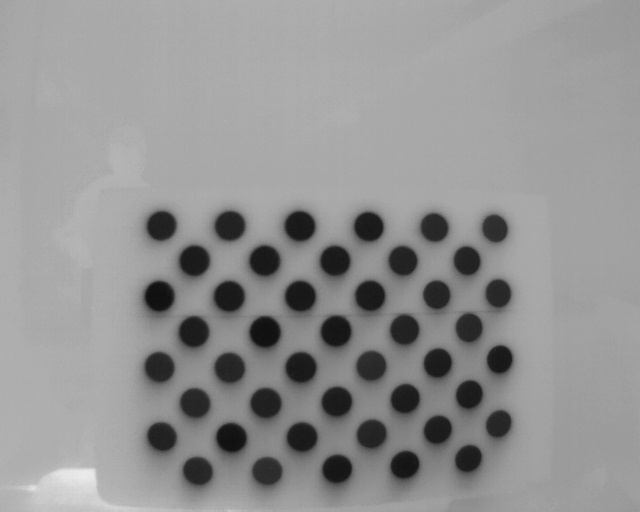
#> input picture thermal_circle/20180524_163729.jpg, 640 x 512 px; its folder holds only this picture in this run
$ python circle_calib.py
#> lines starting #> are read from the running program, lines starting #| are printed output that depends on the picture; long printed decimals are rounded
# Standard imports
import numpy as np
import cv2
import glob


# termination criteria
criteria = (cv2.TERM_CRITERIA_EPS + cv2.TERM_CRITERIA_MAX_ITER, 30, 0.001)

########################################Blob Detector##############################################
# Setup SimpleBlobDetector parameters.
blobParams = cv2.SimpleBlobDetector_Params()

# Change thresholds
blobParams.minThreshold = 8
blobParams.maxThreshold = 255

# Filter by Area.
blobParams.filterByArea = True
blobParams.minArea = 64     # minArea may be adjusted to suit for your experiment
blobParams.maxArea = 2500   # maxArea may be adjusted to suit for your experiment

# Filter by Circularity
blobParams.filterByCircularity = True
blobParams.minCircularity = 0.1

# Filter by Convexity
blobParams.filterByConvexity = True
blobParams.minConvexity = 0.87

# Filter by Inertia
blobParams.filterByInertia = True
blobParams.minInertiaRatio = 0.01

# Create a detector with the parameters
blobDetector = cv2.SimpleBlobDetector_create(blobParams)
###################################################################################################


###################################################################################################
# Original blob coordinates, supposing all blobs are of z-coordinates 0
# And, the distance between every two neighbour blob circle centers is 72 centimetres
# In fact, any number can be used to replace 72.
# Namely, the real size of the circle is pointless while calculating camera calibration parameters.
objp = np.zeros((44, 3), np.float32)
objp[0]  = (0  , 0  , 0)
objp[1]  = (0  , 72 , 0)
objp[2]  = (0  , 144, 0)
objp[3]  = (0  , 216, 0)
objp[4]  = (36 , 36 , 0)
objp[5]  = (36 , 108, 0)
objp[6]  = (36 , 180, 0)
objp[7]  = (36 , 252, 0)
objp[8]  = (72 , 0  , 0)
objp[9]  = (72 , 72 , 0)
objp[10] = (72 , 144, 0)
objp[11] = (72 , 216, 0)
objp[12] = (108, 36,  0)
objp[13] = (108, 108, 0)
objp[14] = (108, 180, 0)
objp[15] = (108, 252, 0)
objp[16] = (144, 0  , 0)
objp[17] = (144, 72 , 0)
objp[18] = (144, 144, 0)
objp[19] = (144, 216, 0)
objp[20] = (180, 36 , 0)
objp[21] = (180, 108, 0)
objp[22] = (180, 180, 0)
objp[23] = (180, 252, 0)
objp[24] = (216, 0  , 0)
objp[25] = (216, 72 , 0)
objp[26] = (216, 144, 0)
objp[27] = (216, 216, 0)
objp[28] = (252, 36 , 0)
objp[29] = (252, 108, 0)
objp[30] = (252, 180, 0)
objp[31] = (252, 252, 0)
objp[32] = (288, 0  , 0)
objp[33] = (288, 72 , 0)
objp[34] = (288, 144, 0)
objp[35] = (288, 216, 0)
objp[36] = (324, 36 , 0)
objp[37] = (324, 108, 0)
objp[38] = (324, 180, 0)
objp[39] = (324, 252, 0)
objp[40] = (360, 0  , 0)
objp[41] = (360, 72 , 0)
objp[42] = (360, 144, 0)
objp[43] = (360, 216, 0)
###################################################################################################


# Arrays to store object points and image points from all the images.
objpoints = [] # 3d point in real world space
imgpoints = [] # 2d points in image plane.


file=glob.glob('thermal_circle/20*.jpg')
found = 0
for f in file:
    img=cv2.imread(f)
#> img is the input picture: shape (512, 640, 3); min 14, max 237, mean 147.2
    gray = cv2.cvtColor(img, cv2.COLOR_BGR2GRAY)

    #keypoints = blobDetector.detect(gray) # Detect blobs.

    # Draw detected blobs as red circles. This helps cv2.findCirclesGrid() .
    #im_with_keypoints = cv2.drawKeypoints(img, keypoints, np.array([]), (0,0,255), cv2.DRAW_MATCHES_FLAGS_DRAW_RICH_KEYPOINTS)


    #im_with_keypoints_gray = cv2.cvtColor(im_with_keypoints, cv2.COLOR_BGR2GRAY)
    ret, corners = cv2.findCirclesGrid(img, (4,11),None,flags = cv2.CALIB_CB_ASYMMETRIC_GRID)   # Find the circle grid
#> ret = True; corners = 44 rows, first 8: [494.4, 228.5], [497.8, 293.6], [499.2, 359.9], [498.2, 424.2], [466.6, 261.2], [468.8, 327.9], [468.9, 395.1], [468, 459.2]
    if ret == True:
        objpoints.append(objp)  # Certainly, every loop objp is the same, in 3D.
        corners2 = cv2.cornerSubPix(gray, corners, (11,11), (-1,-1), criteria)    # Refines the corner locations.
#> corners2 = 44 rows, first 8: [494.4, 228.5], [497.8, 293.6], [488.5, 369.9], [498.2, 424.2], [466.6, 261.2], [468.8, 327.9], [468.9, 395.1], [468, 459.2]
        imgpoints.append(corners2)

        # Draw and display the corners.
        im_with_keypoints = cv2.drawChessboardCorners(img, (4,11), corners2, ret)
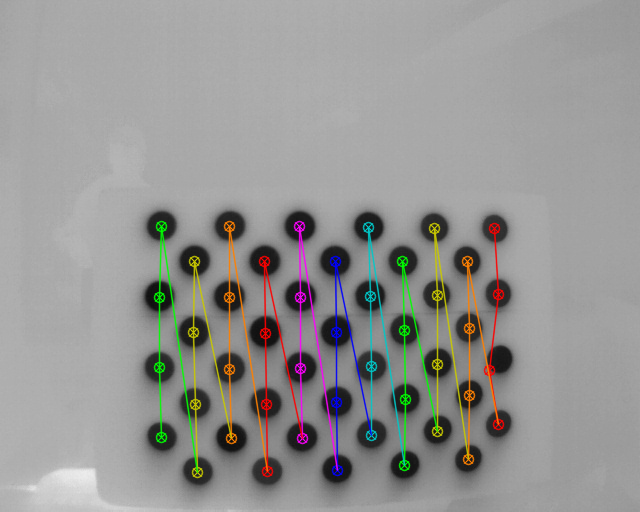
#> im_with_keypoints: shape (512, 640, 3); mean B, G, R 147, 148.5, 149
        found += 1
    cv2.imshow("img", im_with_keypoints) # display
    cv2.waitKey(0)

# When everything done, release the capture

ret, mtx, dist, rvecs, tvecs = cv2.calibrateCamera(objpoints, imgpoints, gray.shape[::-1], None, None)
#> ret = 2.09; mtx = [[1573.9, 0, 306.3], [0, 1611.2, 267.5], [0, 0, 1]]; dist = [[-0.782, -154.1, 0.0233, -0.059, 3397.2]]; rvecs = ([0.0144, 3.04, -0.336],); tvecs = ([207.8, -41.78, 1638],)


for fname in file:
    img=cv2.imread(fname)
    h,w=img.shape[:2]
#> h = 512; w = 640
    newcameramtx, roi=cv2.getOptimalNewCameraMatrix(mtx, dist, (w,h), 1, (w,h))
#> newcameramtx = [[1507.2, 0, 301.1], [0, 1485.8, 270.5], [0, 0, 1]]; roi = (111, 127, 378, 279)
    dst=cv2.undistort(img,mtx,dist,None,newcameramtx)
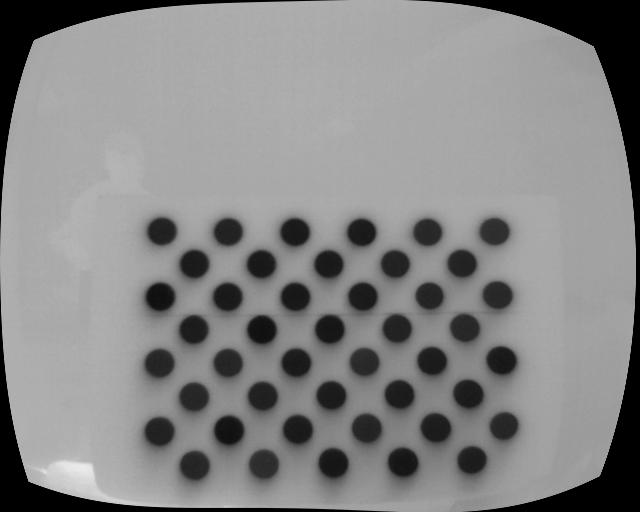
#> dst: shape (512, 640, 3); min 0, max 236, mean 134
    x, y, w, h = roi
#> x = 111; y = 127; w = 378; h = 279
    #dst = dst[y:y+h, x:x+w]
    cv2.imshow('dst',dst)
    cv2.waitKey(0)

#########################################
#re-projection error
#########################################
mean_error = 0

for i in range(len(objpoints)):
    imgpoints2, _ = cv2.projectPoints(objpoints[i], rvecs[i], tvecs[i], mtx, dist)
    error = cv2.norm(imgpoints[i], imgpoints2, cv2.NORM_L2)/len(imgpoints2)
    mean_error += error
#> this loop made 1 pass
#> (error, mean_error) on pass 1: (0.315, 0.315)
#> after the loop, mean_error = 0.315
print( "total error: {}".format(mean_error/len(objpoints)) )
#| total error: 0.3151
cv2.destroyAllWindows()

$ run again, on thermal_circle/20180524_163733.jpg
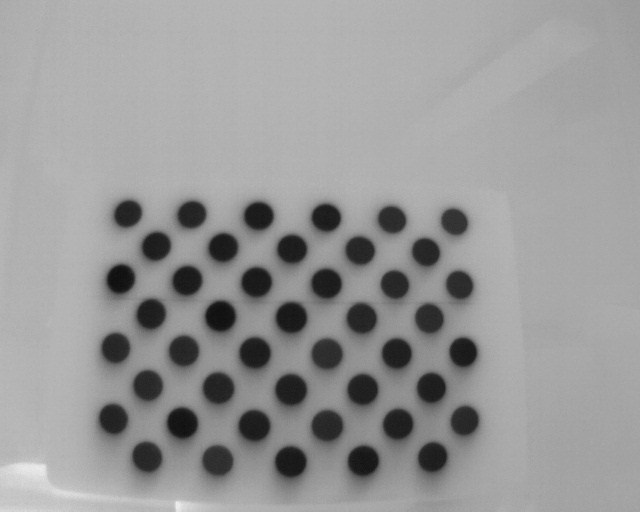
#> input picture thermal_circle/20180524_163733.jpg, 640 x 512 px
#> img is the input picture: shape (512, 640, 3); min 14, max 237, mean 152.7
#> `ret, corners = cv2.findCirclesGrid(img, (4,11),None,flags = cv2.CALIB_..`: ret = True; corners = 44 rows, first 8: [454, 221.8], [459.1, 285.2], [462.8, 352.6], [464.2, 421], [425.5, 252.3], [429.1, 318.6], [431.1, 388.2], [432.2, 457.7]
#> corners2 has the same summary as corners
#> `im_with_keypoints = cv2.drawChessboardCorners(img, (4,11), corners2, r..`:
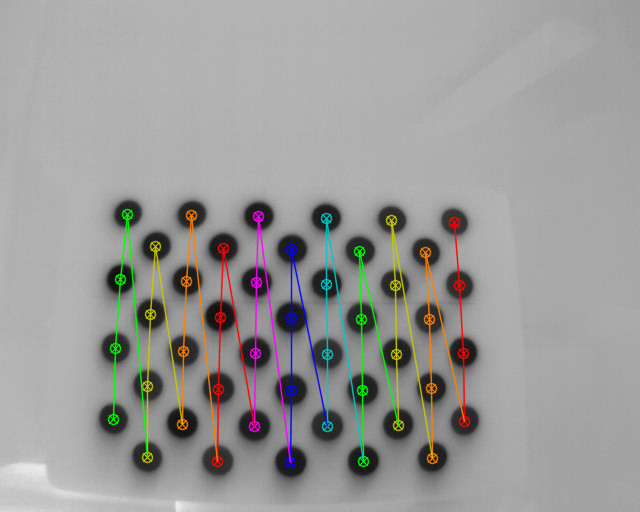
#> im_with_keypoints: shape (512, 640, 3); mean B, G, R 152.3, 153.9, 154.3
#> `ret, mtx, dist, rvecs, tvecs = cv2.calibrateCamera(objpoints, imgpoint..`: ret = 0.241; mtx = [[650, 0, 321.4], [0, 641.6, 196.2], [0, 0, 1]]; dist = [[-0.447, -0.216, 0.0444, -0.00259, 0.793]]; rvecs = ([-0.0199, 2.99, -0.52],); tvecs = ([147.7, 27.38, 710.5],)
#> newcameramtx = [[510.1, 0, 319.1], [0, 530.4, 224.8], [0, 0, 1]]; roi = (32, 45, 575, 454)
#> `dst=cv2.undistort(img,mtx,dist,None,newcameramtx)`:
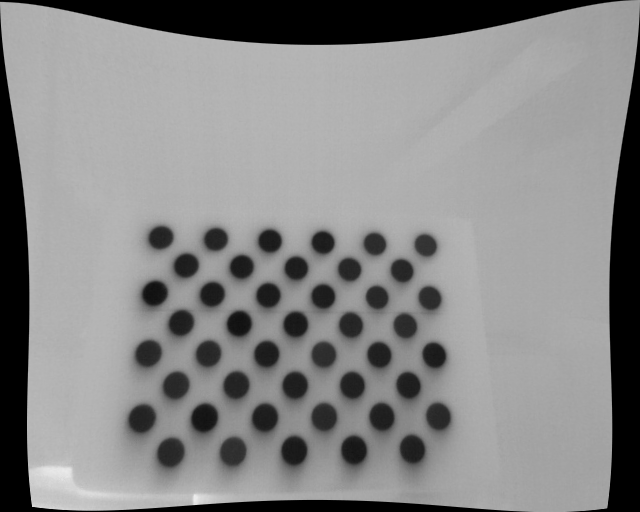
#> dst: shape (512, 640, 3); min 0, max 236, mean 135.4
#> `x, y, w, h = roi`: x = 32; y = 45; w = 575; h = 454
#> the loop `for i in range(len(objpoints)):` made 1 pass
#> (error, mean_error) on pass 1: (0.0363, 0.0363)
#> after the loop `for i in range(len(objpoints)):`: mean_error = 0.0363
#| total error: 0.03627

$ run again, on thermal_circle/20180524_163739.jpg
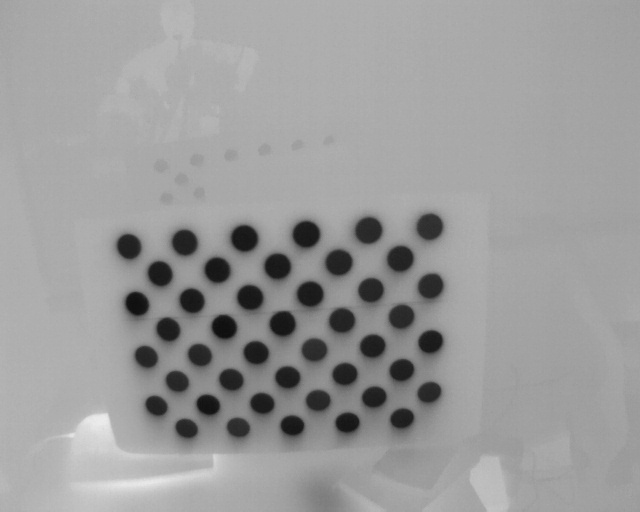
#> input picture thermal_circle/20180524_163739.jpg, 640 x 512 px
#> img is the input picture: shape (512, 640, 3); min 14, max 236, mean 155.6
#> `ret, corners = cv2.findCirclesGrid(img, (4,11),None,flags = cv2.CALIB_..`: ret = True; corners = 44 rows, first 8: [429.1, 226.8], [430.2, 286.2], [430.1, 342.3], [428.8, 392.7], [399.8, 258.9], [401.2, 317], [401.3, 370.6], [401.6, 418.9]
#> corners2 has the same summary as corners
#> `im_with_keypoints = cv2.drawChessboardCorners(img, (4,11), corners2, r..`:
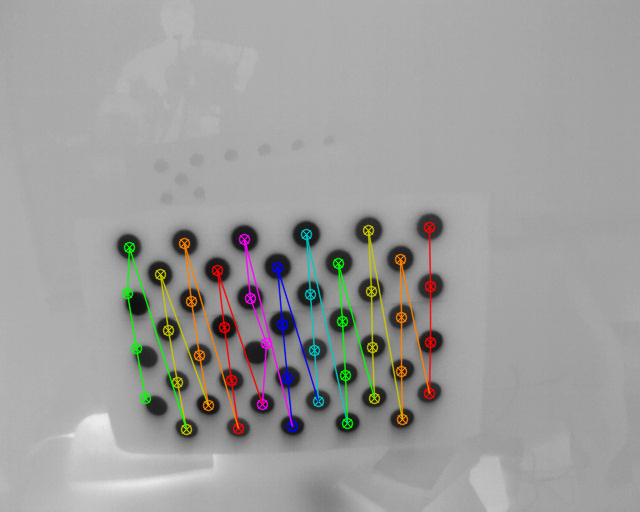
#> im_with_keypoints: shape (512, 640, 3); mean B, G, R 155.4, 156.7, 157.1
#> `ret, mtx, dist, rvecs, tvecs = cv2.calibrateCamera(objpoints, imgpoint..`: ret = 3.51; mtx = [[836.5, 0, 308.9], [0, 811, 243], [0, 0, 1]]; dist = [[-1.43, 34.26, -0.0887, -0.0828, -268]]; rvecs = ([-0.107, -2.9, -0.192],); tvecs = ([135.9, -17.02, 909.5],)
#> newcameramtx = [[836.5, 0, 308.9], [0, 792.7, 249], [0, 0, 1]]; roi = (0, 22, 639, 489)
#> `dst=cv2.undistort(img,mtx,dist,None,newcameramtx)`:
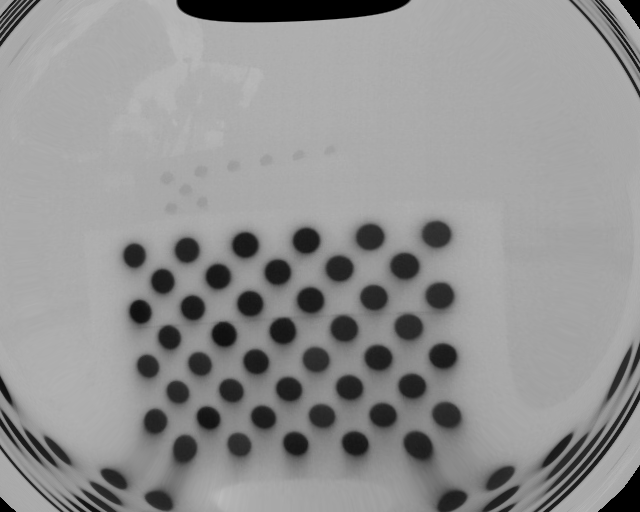
#> dst: shape (512, 640, 3); min 0, max 188, mean 146
#> `x, y, w, h = roi`: x = 0; y = 22; w = 639; h = 489
#> the loop `for i in range(len(objpoints)):` made 1 pass
#> (error, mean_error) on pass 1: (0.529, 0.529)
#> after the loop `for i in range(len(objpoints)):`: mean_error = 0.529
#| total error: 0.5287

$ run again, on thermal_circle/20180524_163740.jpg
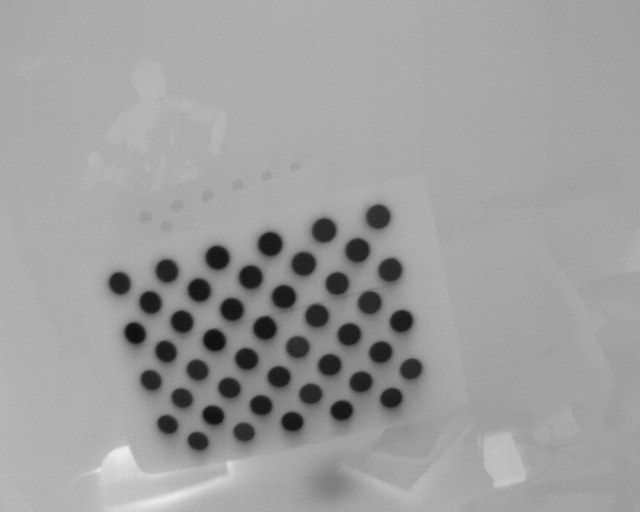
#> input picture thermal_circle/20180524_163740.jpg, 640 x 512 px
#> img is the input picture: shape (512, 640, 3); min 13, max 237, mean 158.2
#> `ret, corners = cv2.findCirclesGrid(img, (4,11),None,flags = cv2.CALIB_..`: ret = True; corners = 44 rows, first 8: [377.6, 216.9], [389.8, 270.2], [401.1, 321.5], [410.7, 369.3], [357.1, 250.5], [369.5, 302.7], [380.5, 352.4], [391.1, 398.3]
#> corners2 = 44 rows, first 8: [377.6, 216.9], [389.8, 270.2], [409.6, 310.8], [420, 359.9], [357.1, 250.5], [369.5, 302.7], [380.5, 352.4], [391.1, 398.3]
#> `im_with_keypoints = cv2.drawChessboardCorners(img, (4,11), corners2, r..`:
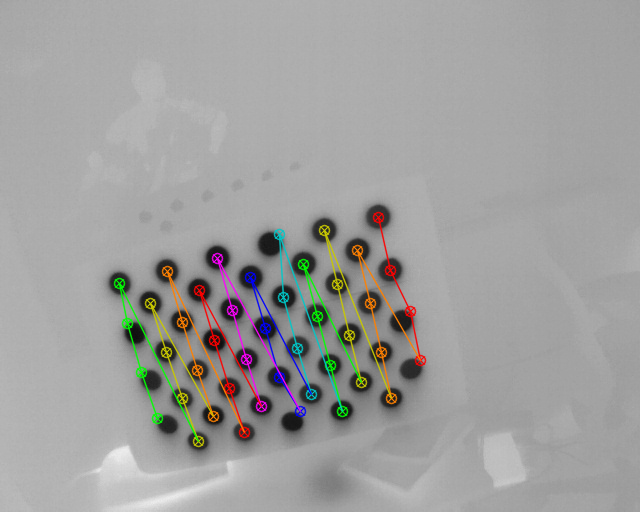
#> im_with_keypoints: shape (512, 640, 3); mean B, G, R 157.9, 159.1, 159.5
#> `ret, mtx, dist, rvecs, tvecs = cv2.calibrateCamera(objpoints, imgpoint..`: ret = 4.33; mtx = [[361.7, 0, 242.8], [0, 396.2, 144.3], [0, 0, 1]]; dist = [[0.223, -0.47, -0.0807, 0.0217, 0.295]]; rvecs = ([-0.378, -3.17, 0.165],); tvecs = ([176.9, 91.6, 485.7],)
#> newcameramtx = [[363.2, 0, 275.6], [0, 356.2, 118], [0, 0, 1]]; roi = (40, 30, 431, 285)
#> `dst=cv2.undistort(img,mtx,dist,None,newcameramtx)`:
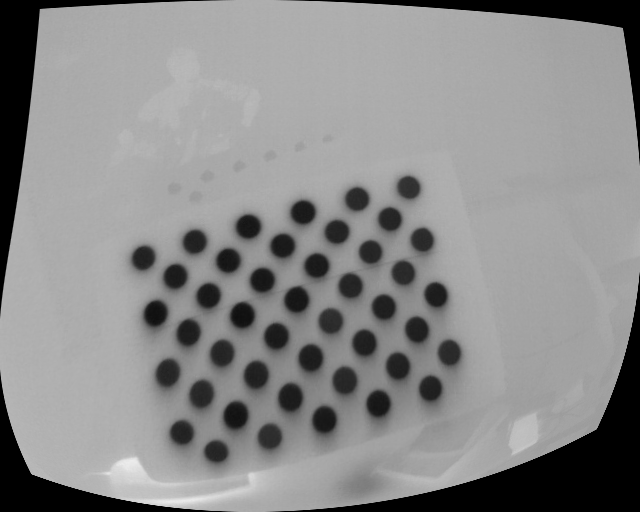
#> dst: shape (512, 640, 3); min 0, max 236, mean 138.3
#> `x, y, w, h = roi`: x = 40; y = 30; w = 431; h = 285
#> the loop `for i in range(len(objpoints)):` made 1 pass
#> (error, mean_error) on pass 1: (0.652, 0.652)
#> after the loop `for i in range(len(objpoints)):`: mean_error = 0.652
#| total error: 0.6521
